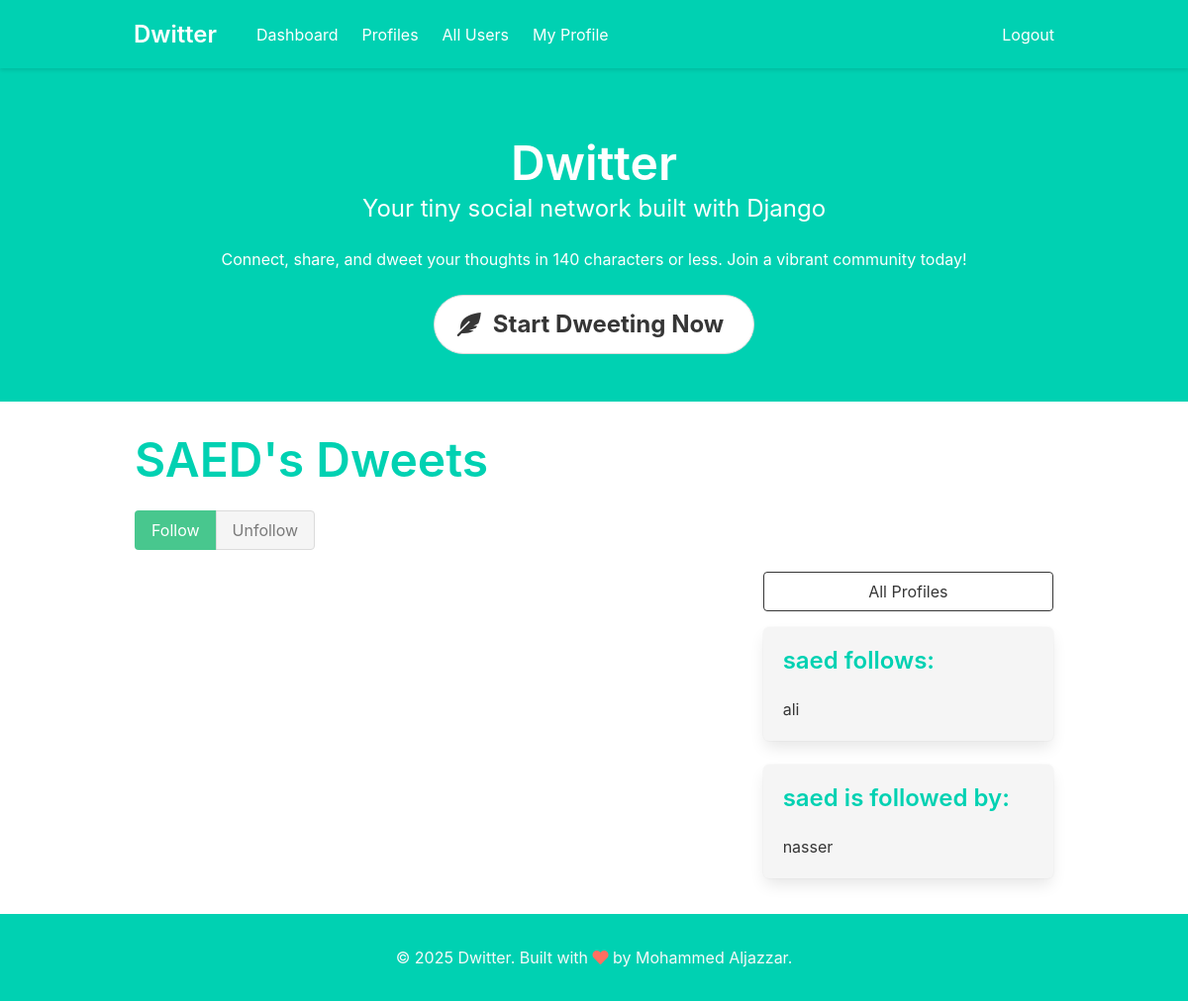
Before: /profile/2 (signed in) with the older database file.
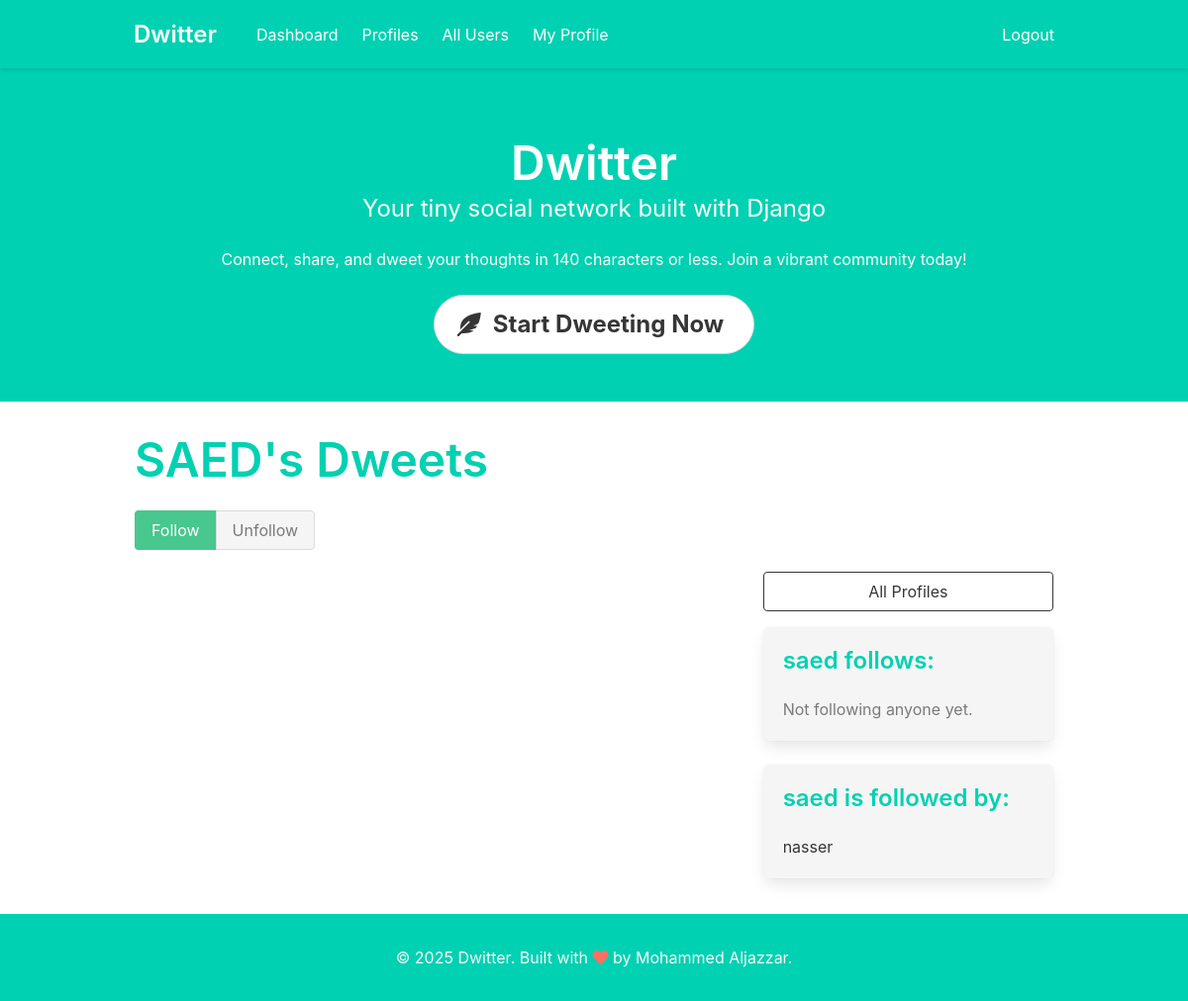
After: the same page with the newer database file.
### dwitter/models.py (models this page shows)
class Profile(models.Model):
    user = models.OneToOneField(User, on_delete=models.CASCADE)
    follows = models.ManyToManyField(
        "self",
        related_name="followed_by",
        symmetrical=False,
        blank=True
    )
    def __str__(self):
        return self.user.username

### dwitter/views.py (the view, shortened to what this page needs)
# urls.py: path("profile/<int:pk>", profile, name="profile"),
@login_required
def profile(request, pk):
    profile = get_object_or_404(Profile, pk=pk)
    if request.user.is_authenticated and not hasattr(request.user, 'profile'):
        missing_profile = Profile(user=request.user)
        missing_profile.save()
    return render(request, "dwitter/profile.html", {"profile": profile})

### dwitter/templates/dwitter/profile.html (shortened to what this page needs)
{% extends 'base.html' %}
{% block content %}
<div class="column is-two-thirds">
    <div class="block">
        <h1 class="title is-1 has-text-primary">{{ profile.user.username|upper }}'s Dweets</h1>
    </div>
    <form method="post">
        <div class="buttons has-addons mb-4">
            {% if user.is_authenticated and profile in user.profile.follows.all %}
                <button class="button is-success is-static">Following</button>
                <button class="button is-danger" name="follow" value="unfollow">Unfollow</button>
            {% elif user.is_authenticated %}
                <button class="button is-success" name="follow" value="follow">Follow</button>
                <button class="button is-danger is-static">Unfollow</button>
            {% endif %}
        </div>
    </form>
</div>
<div class="column is-one-third margintop" style="">
  <a href="{% url 'dwitter:profile_list' %}" class="button is-dark is-outlined is-fullwidth mb-4">All Profiles</a>
    <div class="box" style="background-color: var(--light-bg);">
        <h3 class="title is-4 has-text-primary">{{ profile.user.username }} follows:</h3>
        <ul>
            {% for following in profile.follows.all %}
                <li><a href="{% url 'dwitter:profile' following.id %}" class="has-text-dark">{{ following }}</a></li>
            {% empty %}
                <li class="has-text-grey">Not following anyone yet.</li>
            {% endfor %}
        </ul>
    </div>
    <div class="box" style="background-color: var(--light-bg); margin-bottom: 20px;">
        <h3 class="title is-4 has-text-primary">{{ profile.user.username }} is followed by:</h3>
        <ul>
            {% for follower in profile.followed_by.all %}
                <li><a href="{% url 'dwitter:profile' follower.id %}" class="has-text-dark">{{ follower }}</a></li>
            {% empty %}
                <li class="has-text-grey">No followers yet.</li>
            {% endfor %}
        </ul>
    </div>
</div>
{% endblock content %}

### dwitter/templates/base.html (shortened to what this page needs)
<!DOCTYPE html>
<html lang="en">
<head>
    <link rel="stylesheet" href="https://cdn.jsdelivr.net/npm/bootstrap@4.6.2/dist/css/bootstrap.min.css">
    <link rel="stylesheet" href="https://cdn.jsdelivr.net/npm/bulma@0.9.3/css/bulma.min.css" />
    <link rel="stylesheet" href="https://cdnjs.cloudflare.com/ajax/libs/font-awesome/5.15.4/css/all.min.css" />
</head>
<body>
    <nav class="navbar is-fixed-top " role="navigation" aria-label="main navigation">
      <div class="container">
        <div class="navbar-brand">
            <a class="navbar-item" href="{% url 'dwitter:dashboard' %}">
                <h1 class="title is-4 has-text-white">Dwitter</h1>
            </a>
        </div>
        <div id="navbarMenu" class="navbar-menu">
            <div class="navbar-start">
                <a class="navbar-item" href="{% url 'dwitter:dashboard' %}">Dashboard</a>
                <a class="navbar-item" href="{% url 'dwitter:profile_list' %}">Profiles</a>
                <a class="navbar-item" href="{% url 'dwitter:all_users' %}">All Users</a>
                {% if user.is_authenticated %}
                    <a class="navbar-item" href="{% url 'dwitter:profile' user.profile.id %}">My Profile</a>
                {% endif %}
            </div>
            <div class="navbar-end">
                {% if user.is_authenticated %}
                    <a class="navbar-item" href="{% url 'dwitter:logout' %}">Logout</a>
                {% else %}
                    <a class="navbar-item" href="{% url 'dwitter:login' %}">Login</a>
                {% endif %}
            </div>
        </div>
      </div>
    </nav>
    <section class="is-small mb-4" style="padding-top: 90px; background-color: var(--primary);">
      <div class="hero-body container has-text-centered">
          <p class="title is-1 has-text-white">Dwitter</p>
          <p class="subtitle is-4 has-text-white">Your tiny social network built with Django</p>
          <p class="content has-text-white mb-5">
              Connect, share, and dweet your thoughts in 140 characters or less. Join a vibrant community today!
          </p>
          <a href="{% url 'dwitter:dashboard' %}" class="button is-large is-secondary is-rounded has-text-weight-bold">
              <span class="icon">
                  <i class="fas fa-feather-alt"></i>
              </span>
              <span>Start Dweeting Now</span>
          </a>
      </div>
    </section>
    <div class="container p-4">
        <div class="columns">
            {% block content %}{% endblock content %}
        </div>
    </div>
    <footer class="footer" style="background-color: var(--primary);">
        <div class="content has-text-centered text-light">
            <p class="text-light" style="color: #f5f5f5;">© 2025 Dwitter. Built with <i class="fas fa-heart" style="color: var(--secondary);"></i> by Mohammed Aljazzar.</p>
        </div>
    </footer>
</body>
</html>

### dwitter/templates/base.html (style rules this page uses)
a { text-decoration: none; !important }
:root { --primary: #00d1b2; --secondary: #ff6f61; --light-bg: #f5f5f5; --dark-text: #363636; }
.navbar { background-color: var(--primary); box-shadow: 0 2px 4px rgba(0, 0, 0, 0.1); }
.navbar-item, .navbar-link { color: white !important; }
.footer { background-color: var(--light-bg); padding: 2rem 0; color: var(--dark-text); }
.box { transition: transform 0.2s ease-in-out; }
@media screen and (min-width: 700px) { .margintop { margin-top: 140px; } }

Changed rows visible on the page:
removed Profile: user.username "ali", shown under "saed follows:"
Other visible differences:
text now shown: "Not following anyone yet."
